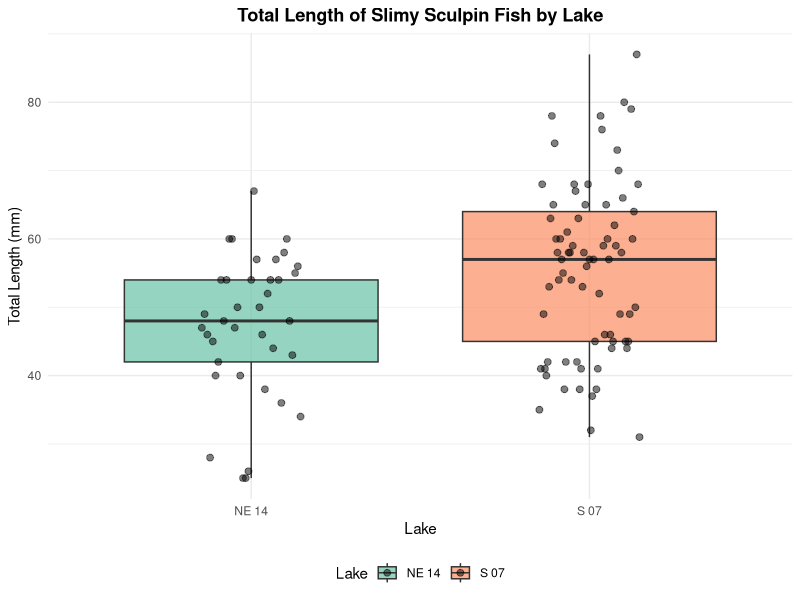
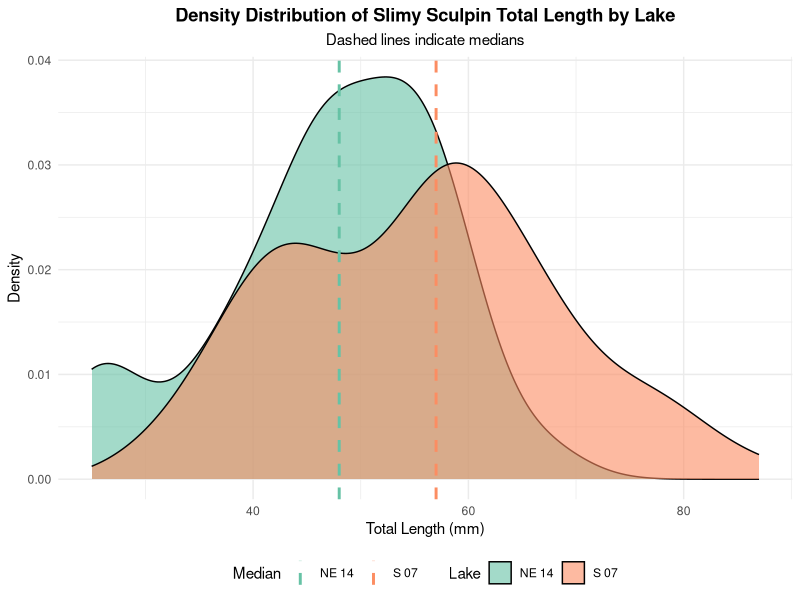
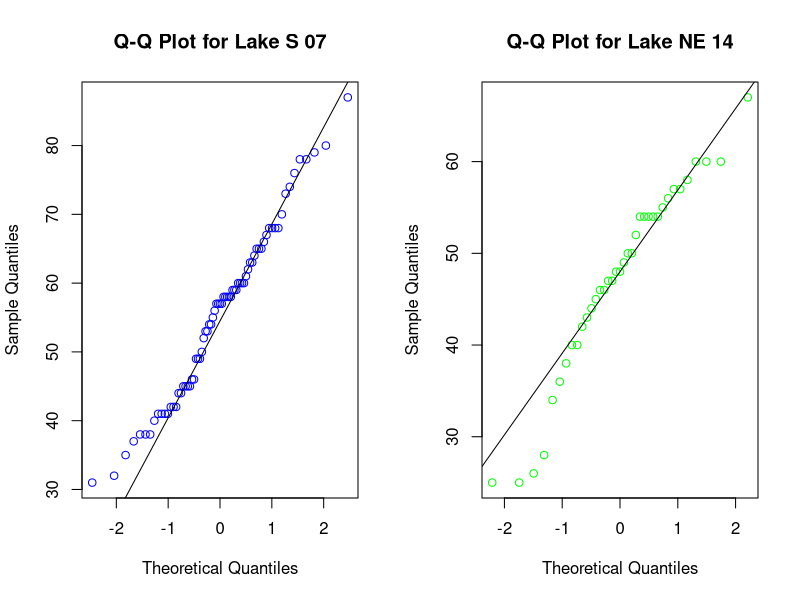
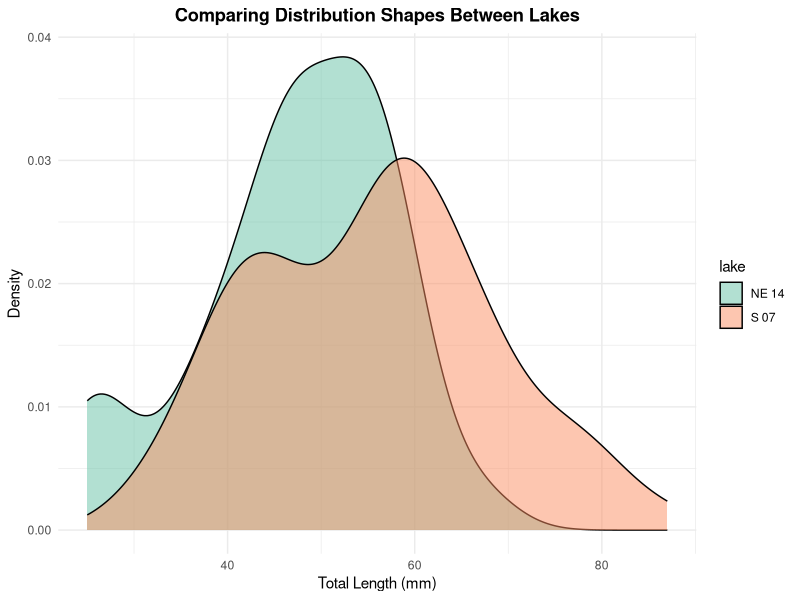
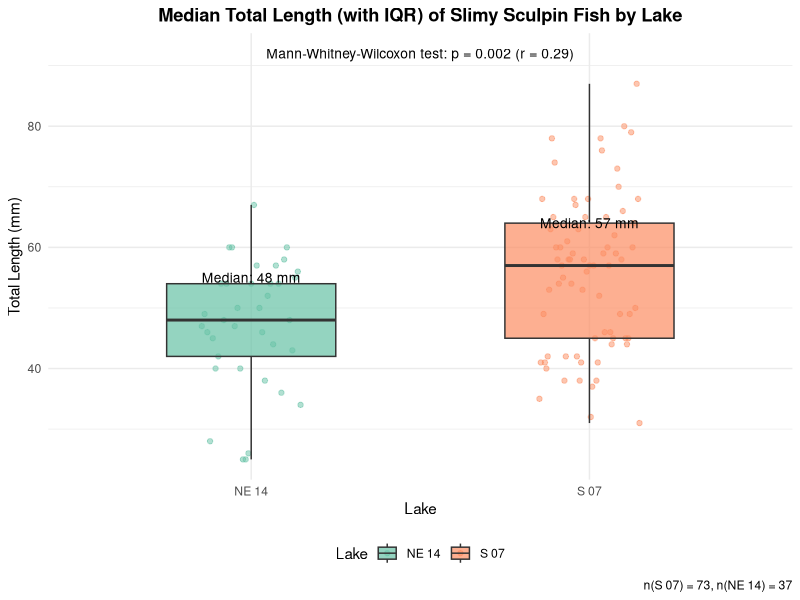

The R script that drew these images, in order:
## ---- chunk 1
knitr::opts_chunk$set(echo = TRUE, warning = FALSE, message = FALSE)
## ---- chunk 2
# Load required libraries
library(tidyverse)
library(ggpubr)  # For adding statistical test results to plots
library(coin)    # For exact Mann-Whitney-Wilcoxon test


## ---- chunk 3
# Load the data
sculpin_data <- read_csv("data/sculpin.csv")

# Preview the data
head(sculpin_data)
## ---- chunk 4
# Structure of the dataset
str(sculpin_data)

# Summary statistics
summary(sculpin_data)

# Check for missing values
colSums(is.na(sculpin_data))
## ---- chunk 5
# Select lakes for comparison
lakes_to_compare <- c("S 07", "NE 14")

# Filter data
sculpin_filtered <- sculpin_data %>%
  filter(lake %in% lakes_to_compare) %>%
  filter(!is.na(total_length_mm))

# Create individual datasets for each lake
s07_data <- sculpin_filtered %>% filter(lake == "S 07")
ne14_data <- sculpin_filtered %>% filter(lake == "NE 14")

# Check the number of observations per lake and get basic statistics
lake_stats <- sculpin_filtered %>%
  group_by(lake) %>%
  summarize(
    n = n(),
    mean = mean(total_length_mm),
    sd = sd(total_length_mm),
    se = sd / sqrt(n),
    median = median(total_length_mm),
    min = min(total_length_mm),
    max = max(total_length_mm),
    Q1 = quantile(total_length_mm, 0.25),
    Q3 = quantile(total_length_mm, 0.75)
  )

print(lake_stats)
## ---- chunk 6
# Create boxplot with individual points using position_dodge2
ggplot(sculpin_filtered, aes(x = lake, y = total_length_mm, fill = lake)) +
  geom_boxplot(alpha = 0.7, outlier.shape = NA) +
  geom_point(position = position_dodge2(width = 0.3), 
             alpha = 0.5, size = 2) +
  labs(
    title = "Total Length of Slimy Sculpin Fish by Lake",
    x = "Lake",
    y = "Total Length (mm)",
    fill = "Lake"
  ) +
  theme_minimal() +
  theme(
    plot.title = element_text(hjust = 0.5, face = "bold"),
    legend.position = "bottom"
  ) +
  scale_fill_brewer(palette = "Set2")
## ---- chunk 7
# Create density plots with median markers
ggplot(sculpin_filtered, aes(x = total_length_mm, fill = lake)) +
  geom_density(alpha = 0.6) +
  geom_vline(data = lake_stats, 
             aes(xintercept = median, color = lake),
             linewidth = 1, linetype = "dashed") +
  labs(
    title = "Density Distribution of Slimy Sculpin Total Length by Lake",
    subtitle = "Dashed lines indicate medians",
    x = "Total Length (mm)",
    y = "Density",
    fill = "Lake",
    color = "Median"
  ) +
  theme_minimal() +
  theme(
    plot.title = element_text(hjust = 0.5, face = "bold"),
    plot.subtitle = element_text(hjust = 0.5),
    legend.position = "bottom"
  ) +
  scale_fill_brewer(palette = "Set2") +
  scale_color_brewer(palette = "Set2")
## ---- chunk 8
# Create QQ plots for each lake
par(mfrow = c(1, 2))

# Lake S 07
qqnorm(s07_data$total_length_mm, 
       main = "Q-Q Plot for Lake S 07", 
       col = "blue")
qqline(s07_data$total_length_mm)

# Lake NE 14
qqnorm(ne14_data$total_length_mm, 
       main = "Q-Q Plot for Lake NE 14", 
       col = "green")
qqline(ne14_data$total_length_mm)
## ---- chunk 9
# Shapiro-Wilk test for normality
shapiro_s07 <- shapiro.test(s07_data$total_length_mm)
shapiro_ne14 <- shapiro.test(ne14_data$total_length_mm)

cat("Shapiro-Wilk test for Lake S 07:\n")
print(shapiro_s07)

cat("\nShapiro-Wilk test for Lake NE 14:\n")
print(shapiro_ne14)
## ---- chunk 10
# Compare distribution shapes visually
ggplot(sculpin_filtered, aes(x = total_length_mm, fill = lake)) +
  geom_density(alpha = 0.5) +
  scale_fill_brewer(palette = "Set2") +
  labs(
    title = "Comparing Distribution Shapes Between Lakes",
    x = "Total Length (mm)",
    y = "Density"
  ) +
  theme_minimal() +
  theme(plot.title = element_text(hjust = 0.5, face = "bold"))
## ---- chunk 11
# Perform the Mann-Whitney-Wilcoxon test
wilcox_test <- wilcox.test(total_length_mm ~ lake, 
                          data = sculpin_filtered,
                          exact = FALSE,  # Use approximate method for larger samples
                          correct = TRUE)  # Apply continuity correction

# Display the results
print(wilcox_test)

# Store the p-value for later use
p_value <- wilcox_test$p.value
## ---- chunk 12
# Convert lake to factor (required for the coin package)
sculpin_filtered$lake_factor <- factor(sculpin_filtered$lake)

# Perform the Mann-Whitney test using the approximate method
# (which works reliably for all sample sizes)
coin_wilcox <- coin::wilcox_test(
  total_length_mm ~ lake_factor,
  data = sculpin_filtered,
  distribution = "approximate"
)

# Display the results
print(coin_wilcox)

# Extract the p-value
pvalue_coin <- pvalue(coin_wilcox)
cat("p-value:", pvalue_coin, "\n")
## ---- chunk 13
## Calculating Effect Size

# The Mann-Whitney-Wilcoxon test tells us whether there's a statistically significant difference, but it doesn't indicate the magnitude of that difference. Let's calculate an effect size measure:

# Calculate standardized effect size using rank-biserial correlation
# (equivalent to r = Z / sqrt(N))
z_score <- qnorm(p_value/2)  # Convert p-value to Z-score
N <- nrow(sculpin_filtered)
r <- abs(z_score) / sqrt(N)  # Rank-biserial correlation

cat("Effect size (rank-biserial correlation):", round(r, 3), "\n")

# Interpret effect size
effect_size <- r
if(effect_size < 0.1) {
  effect_interpretation <- "negligible"
} else if(effect_size < 0.3) {
  effect_interpretation <- "small"
} else if(effect_size < 0.5) {
  effect_interpretation <- "moderate"
} else if(effect_size < 0.7) {
  effect_interpretation <- "large"
} else {
  effect_interpretation <- "very large"
}

cat("This represents a", effect_interpretation, "effect.\n")
## ---- chunk 14
# Format p-value text
p_value_text <- ifelse(p_value < 0.001, 
                      "p < 0.001", 
                      paste("p =", round(p_value, 3)))

# Create median and IQR plot with data points
ggplot() +
  # Add individual data points in the background
  geom_point(data = sculpin_filtered, 
             aes(x = lake, y = total_length_mm, color = lake),
             position = position_dodge2(width = 0.3), 
             alpha = 0.5, size = 1.5) +
  # Add boxplot without outliers
  geom_boxplot(data = sculpin_filtered,
               aes(x = lake, y = total_length_mm, fill = lake),
               alpha = 0.7, outlier.shape = NA, width = 0.5) +
  # Add annotations for the medians
  geom_text(data = lake_stats,
            aes(x = lake, y = median + 7, 
                label = paste0("Median: ", round(median, 1), " mm")),
            size = 3.5) +
  # Add Mann-Whitney test result
  annotate("text", x = 1.5, y = max(sculpin_filtered$total_length_mm) + 5,
           label = paste0("Mann-Whitney-Wilcoxon test: ", p_value_text,
                          " (r = ", round(r, 2), ")"),
           size = 3.5) +
  labs(
    title = "Median Total Length (with IQR) of Slimy Sculpin Fish by Lake",
    x = "Lake",
    y = "Total Length (mm)",
    fill = "Lake",
    color = "Lake",
    caption = paste0("n(S 07) = ", nrow(s07_data), ", n(NE 14) = ", nrow(ne14_data))
  ) +
  theme_minimal() +
  theme(
    plot.title = element_text(hjust = 0.5, face = "bold"),
    legend.position = "bottom"
  ) +
  scale_fill_brewer(palette = "Set2") +
  scale_color_brewer(palette = "Set2")
## ---- chunk 15
# Calculate median difference and percent difference
median_diff <- abs(diff(lake_stats$median))
percent_diff <- median_diff / min(lake_stats$median) * 100

cat("Absolute median difference:", round(median_diff, 2), "mm\n")
cat("Percent difference in medians:", round(percent_diff, 1), "%\n")
## ---- chunk 16
# Perform a t-test for comparison
t_test_result <- t.test(total_length_mm ~ lake, data = sculpin_filtered)
print(t_test_result)

# Compare p-values
cat("Mann-Whitney-Wilcoxon p-value:", p_value, "\n")
cat("t-test p-value:", t_test_result$p.value, "\n")
